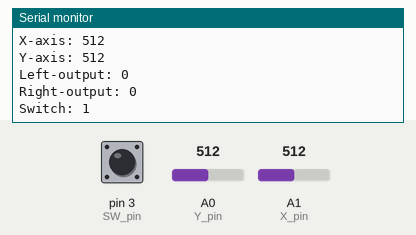
This sketch was run on a simulated Arduino Uno, built with avr-gcc and run on an emulated ATmega328P. On the bench: the last lines printed to the serial monitor. The inputs (shaded band) are chosen by the test bench; at power-on: A0 (Y_pin) = 512, A1 (X_pin) = 512, pin 3 (SW_pin) HIGH.

Above: at 1.2 s.
1.3 s: A0 (Y_pin) set to 716
At 1.33 s:
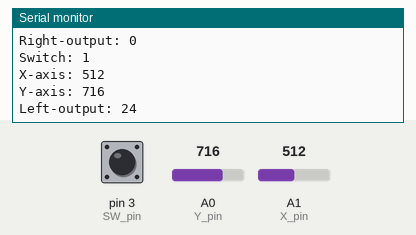
2.8 s: A1 (X_pin) set to 716
At 3.68 s:
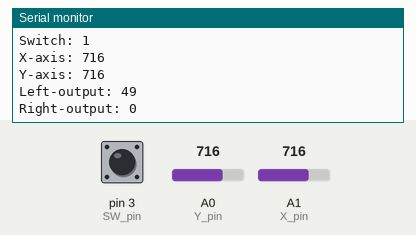
4.3 s: pin 3 (SW_pin) pulled LOW for 0.15 s
At 4.4 s:
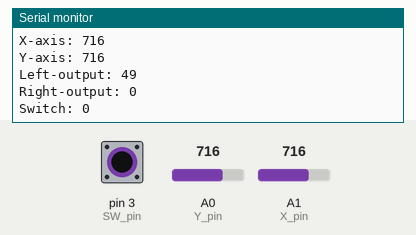
5.9 s: A0 (Y_pin) set to 900
At 6.33 s:
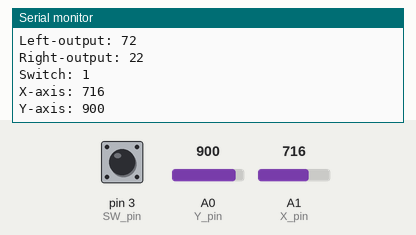
7.4 s: A1 (X_pin) set to 900
At 7.46 s:
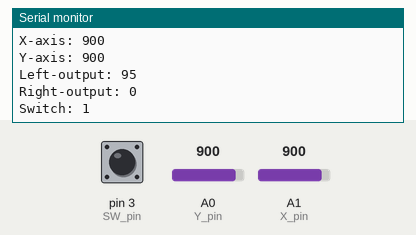
Timing chart, 0 to 9.9 s (numbered marks = the images above; inputs shaded):
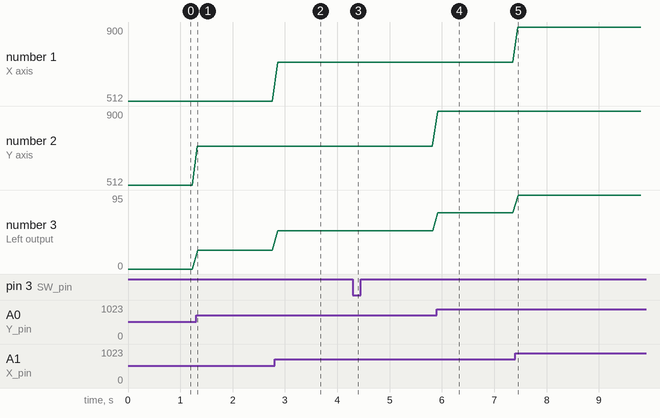

Measured:
- after the input at 1.3 s, the serial monitor: prints a new line at once (image 1)
- after the input at 2.8 s, the serial monitor: prints a new line after 0.06 s (image 2)
- after the input at 4.3 s, the serial monitor: prints a new line after 0.09 s (image 3)
- after the input at 5.9 s, the serial monitor: prints a new line at once (image 4)
- after the input at 7.4 s, the serial monitor: prints a new line after 0.05 s (image 5)
- plotted number 2: 512 → 716 after the input at 1.3 s, 716 → 900 after the input at 5.9 s
- plotted number 3: 0 → 24 after the input at 1.3 s, 24 → 49 after the input at 2.8 s, 49 → 72 after the input at 5.9 s, 72 → 95 after the input at 7.4 s

The sketch:

Arduino_to_ESP.ino
```cpp
#include <SoftwareSerial.h>

//Defines pins for the software serial receiver and transmiter
int rxPin = 10;
int txPin = 9;

//Sets up a new serial object in defined receiver and transmitter pins
SoftwareSerial mySerial (rxPin, txPin);

//Defines axis and switch pins from joystick
const int Y_pin = A0;
const int X_pin = A1;
const int SW_pin = 3;

byte checkByte = 0x80; //Byte used to verify meaningful transmission

//Defines the variables for the axis and switch data values
int X;
int Y;
byte SW;

// Motor output variables
signed char L = 0;
signed char R = 0;

// Initialize the output function
int joyToMotor(int m, int n, signed char *L, signed char *R);

void setup() {
  serialConfig();
  pinMode(SW_pin, INPUT_PULLUP);
}

void loop() {
  X = analogRead(X_pin);
  Y = analogRead(Y_pin);
  SW = digitalRead(SW_pin);

  joyToMotor(X, Y, &L, &R);
  serialPrint();
  serialWrite(checkByte, L, R, SW);
  delay(100);
}

//Starts the serial and the software serial
void serialConfig(){
  Serial.begin(115200);
  mySerial.begin(115200);
}

// Define the translation from XY coordinate space to LR
int joyToMotor(int n, int m, signed char *L, signed char *R) {
  // Map values to usable figures
  int x = map(n, 0, 1023, -100, 100);
  int y = map(m, 0, 1023, -100, 100);

  // Correct for any initial offsets
  if(x > -5 && x < 5){
    x = 0;
  }
  if(y > -5 && y < 5){
    y = 0;
  }

  // Calculate Motor values
  x = -1 * x; //Invert x
  int v = (100 -abs(x))* (y/100) +y; //Calculate a v value: R-L
  int w = (100 -abs(y))* (x/100) +x; //Calculate a w value: R+L
  int r = (v +w)/2; //Calcualte r
  int l = (v -w)/2; //Calculate l
  r = map(r, -100, 100, -127, 127); //Map to bytes
  l = map(l, -100, 100, -127, 127);

  // Set to the output bytes
  *L = l;
  *R = r;
}

//Prints values in serial monitor
void serialPrint(){
  Serial.print("X-axis: ");
  Serial.println(X);
  Serial.print("\n");
  Serial.print("Y-axis: ");
  Serial.println(Y);
  Serial.print("\n");
  Serial.print("Left-output: ");
  Serial.println(L);
  Serial.print("\n");
  Serial.print("Right-output: ");
  Serial.println(R);
  Serial.print("\n");
  Serial.print("Switch: ");
  Serial.println(SW);
  Serial.print("\n");
}

//Sends data to the ESP
void serialWrite(byte check, signed char l, signed char r, byte sw){
  mySerial.write(check);
  mySerial.write(l);
  mySerial.write(r);
  mySerial.write(sw);
}
```
